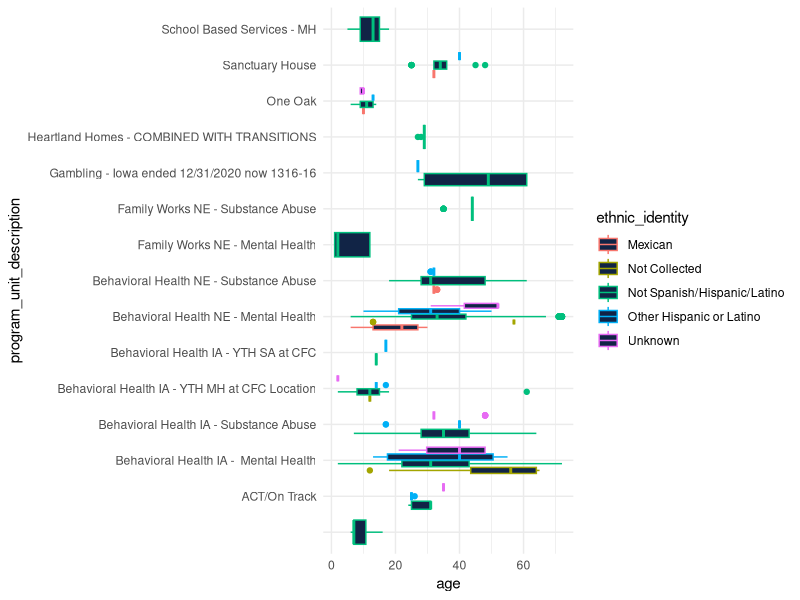
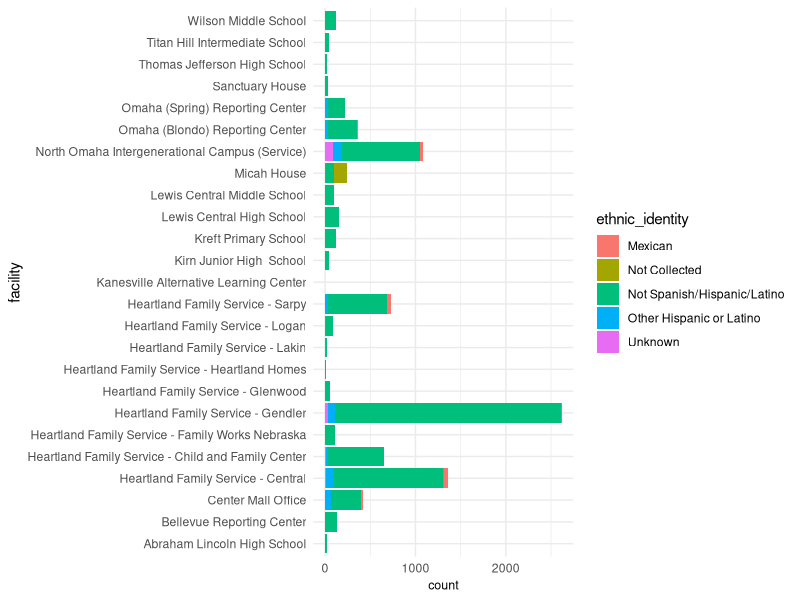

The R source for these figures, in order:
## ---- chunk 1
knitr::opts_chunk$set(echo = TRUE)
## ---- chunk 2
library('ggplot2')
library('tidyverse')
library('dplyr')
HFS <- read.csv("HFS Service Data.csv")
HFS.Ethnicity2<-HFS [c(2,3,4,24,25,45,49)]
## ---- chunk 3
ggplot(HFS.Ethnicity2) +
  aes(x = program_unit_description, y = age, colour = ethnic_identity) +
  geom_boxplot(shape = "circle", 
               fill = "#112446") +
  scale_color_hue(direction = 1) +
  coord_flip() +
  theme_minimal()
## ---- chunk 4
p<-ggplot(HFS.Ethnicity2) +
  aes(x = facility, fill = ethnic_identity) +
  geom_bar() +
  scale_fill_hue(direction = 1) +
  coord_flip() +
  theme_minimal() +  theme(axis.title.x = element_text(size = 9L),)
## ---- chunk 5
p
